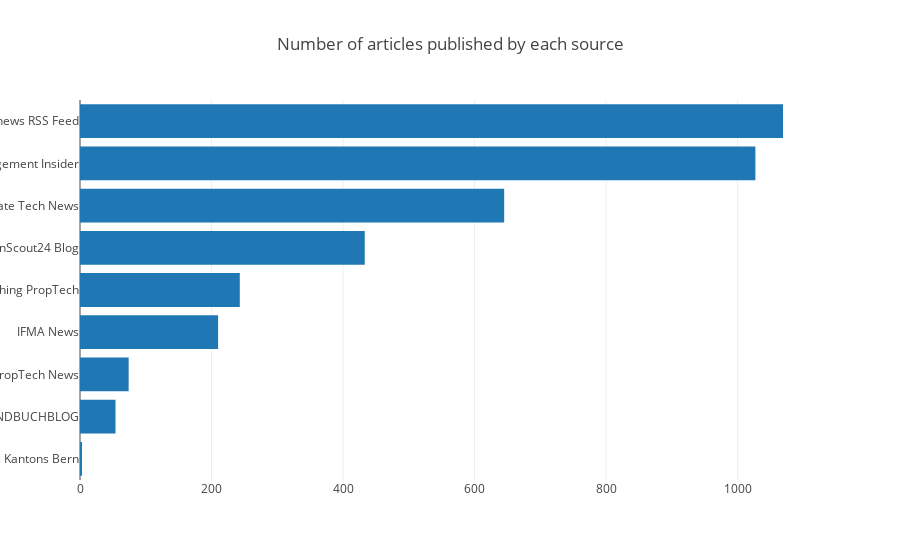

Notebook code for this chart:
### Markdown cell above
## Sources

### Code cell
plotData = dDocs.groupby("feedTitle")
plotData = plotData.count().reset_index().sort_values(["published_period"])


p = [go.Bar(x=plotData["published"], y=plotData["feedTitle"], orientation="h")]
l = go.Layout(title = "Number of articles published by each source")
plotly.offline.iplot({"data": p, "layout":l})

### Figure 1 — Plotly figure (JSON) as saved in the notebook; plotly's stock layout.template omitted (floating-point values rounded to 4 significant figures)
{"data": [{"orientation": "h", "type": "bar", "uid": "47e46b70-3c28-4623-9fac-51322b665337", "x": [3, 54, 74, 210, 243, 433, 645, 1027, 1069], "y": ["Meldungen aus dem Handelsregisteramt des Kantons Bern", "GRUNDBUCHBLOG", "PropTech News", "IFMA News", "Everything PropTech", "ImmobilienScout24 Blog", "RETN - Real Estate Tech News", "Property Management Insider", "Immonews RSS Feed"]}], "layout": {"autosize": true, "title": {"text": "Number of articles published by each source"}, "xaxis": {"autorange": true, "range": [0, 1125.0], "type": "linear"}, "yaxis": {"autorange": true, "range": [-0.5, 8.5], "type": "category"}}}
